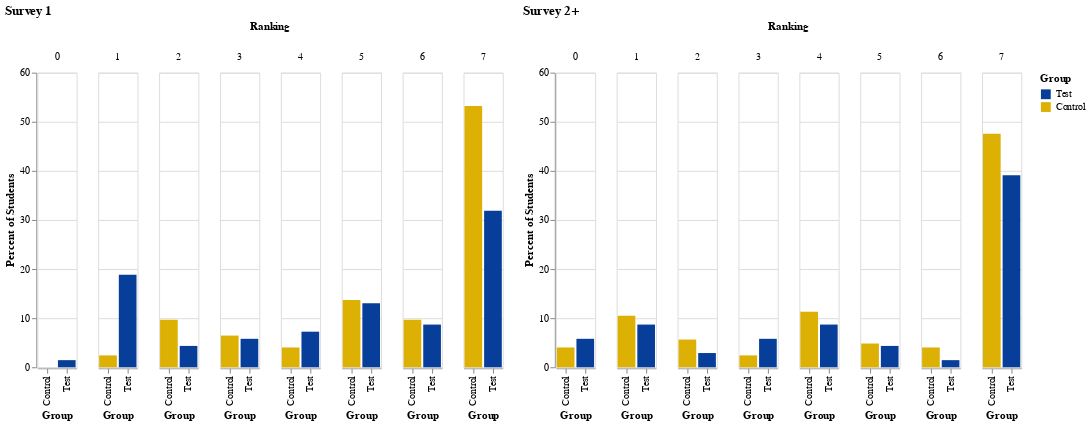

The code cell stored with this chart in its notebook:
### Code cell
# Altair plot

S1_46_1 = pd.DataFrame({'Group': ['Test','Test','Test','Test','Test','Test','Test','Test',
                                  'Control','Control','Control','Control','Control','Control','Control','Control'],
                        'Ranking': ['0','1','2','3','4','5','6','7',
                                   '0','1','2','3','4','5','6','7'],
                       'Percent of Students': [1.4492753623188406, 18.84057971014493, 4.3478260869565215, 5.797101449275362, 7.246376811594203, 13.043478260869565, 8.695652173913043, 31.88405797101449,
                                              0.0, 2.4193548387096775, 9.67741935483871, 6.451612903225806, 4.032258064516129, 13.709677419354838, 9.67741935483871, 53.2258064516129]})

S2_46_1 = pd.DataFrame({'Group': ['Test','Test','Test','Test','Test','Test','Test','Test',
                                  'Control','Control','Control','Control','Control','Control','Control','Control'],
                        'Ranking': ['0','1','2','3','4','5','6','7',
                                   '0','1','2','3','4','5','6','7'],
                       'Percent of Students': [5.797101449275362, 8.695652173913043, 2.898550724637681, 5.797101449275362, 8.695652173913043, 4.3478260869565215, 1.4492753623188406, 39.130434782608695,
                                              4.032258064516129, 10.483870967741936, 5.64516129032258, 2.4193548387096775, 11.29032258064516, 4.838709677419355, 4.032258064516129, 47.58064516129033]})

y_min = 0
y_max = 60

selection = alt.selection_multi(fields=['Group'], bind='legend')

chart1 = alt.Chart(S1_46_1).mark_bar().encode(
    column='Ranking',
    x='Group',
    y=alt.Y('Percent of Students', scale=alt.Scale(domain=[y_min, y_max])),
    color=alt.Color('Group', scale=alt.Scale(domain=['Test','Control'], range=['#063e99','#DCB103'])),
    opacity=alt.condition(selection, alt.value(1), alt.value(0.05))
).add_selection(selection).properties(title='Survey 1')


chart2 = alt.Chart(S2_46_1).mark_bar().encode(
    column='Ranking',
    x='Group',
    y=alt.Y('Percent of Students', scale=alt.Scale(domain=[y_min, y_max])),
    color=alt.Color('Group', scale=alt.Scale(domain=['Test','Control'], range=['#063e99','#DCB103'])),
    opacity=alt.condition(selection, alt.value(1), alt.value(0.05))
).add_selection(selection).properties(title='Survey 2+')

chart1 | chart2

### Figure 1 — Vega-Lite specification as saved in the notebook (floating-point values rounded to 4 significant figures)
{"config": {"view": {"continuousWidth": 400, "continuousHeight": 300}}, "hconcat": [{"data": {"name": "data-8139b55fe47e99373631cfc2b3ad5ef5"}, "mark": "bar", "encoding": {"color": {"type": "nominal", "field": "Group", "scale": {"domain": ["Test", "Control"], "range": ["#063e99", "#DCB103"]}}, "column": {"type": "nominal", "field": "Ranking"}, "opacity": {"condition": {"value": 1, "selection": "selector002"}, "value": 0.05}, "x": {"type": "nominal", "field": "Group"}, "y": {"type": "quantitative", "field": "Percent of Students", "scale": {"domain": [0, 60]}}}, "selection": {"selector002": {"type": "multi", "fields": ["Group"], "bind": "legend"}}, "title": "Survey 1"}, {"data": {"name": "data-d28f966ac9b16e48ea1aa00783757068"}, "mark": "bar", "encoding": {"color": {"type": "nominal", "field": "Group", "scale": {"domain": ["Test", "Control"], "range": ["#063e99", "#DCB103"]}}, "column": {"type": "nominal", "field": "Ranking"}, "opacity": {"condition": {"value": 1, "selection": "selector002"}, "value": 0.05}, "x": {"type": "nominal", "field": "Group"}, "y": {"type": "quantitative", "field": "Percent of Students", "scale": {"domain": [0, 60]}}}, "selection": {"selector002": {"type": "multi", "fields": ["Group"], "bind": "legend"}}, "title": "Survey 2+"}], "$schema": "https://vega.github.io/schema/vega-lite/v4.8.1.json", "datasets": {"data-8139b55fe47e99373631cfc2b3ad5ef5": [{"Group": "Test", "Ranking": "0", "Percent of Students": 1.449}, {"Group": "Test", "Ranking": "1", "Percent of Students": 18.84}, {"Group": "Test", "Ranking": "2", "Percent of Students": 4.348}, {"Group": "Test", "Ranking": "3", "Percent of Students": 5.797}, {"Group": "Test", "Ranking": "4", "Percent of Students": 7.246}, {"Group": "Test", "Ranking": "5", "Percent of Students": 13.04}, {"Group": "Test", "Ranking": "6", "Percent of Students": 8.696}, {"Group": "Test", "Ranking": "7", "Percent of Students": 31.88}, {"Group": "Control", "Ranking": "0", "Percent of Students": 0.0}, {"Group": "Control", "Ranking": "1", "Percent of Students": 2.419}, {"Group": "Control", "Ranking": "2", "Percent of Students": 9.677}, {"Group": "Control", "Ranking": "3", "Percent of Students": 6.452}, {"Group": "Control", "Ranking": "4", "Percent of Students": 4.032}, {"Group": "Control", "Ranking": "5", "Percent of Students": 13.71}, {"Group": "Control", "Ranking": "6", "Percent of Students": 9.677}, {"Group": "Control", "Ranking": "7", "Percent of Students": 53.23}], "data-d28f966ac9b16e48ea1aa00783757068": [{"Group": "Test", "Ranking": "0", "Percent of Students": 5.797}, {"Group": "Test", "Ranking": "1", "Percent of Students": 8.696}, {"Group": "Test", "Ranking": "2", "Percent of Students": 2.899}, {"Group": "Test", "Ranking": "3", "Percent of Students": 5.797}, {"Group": "Test", "Ranking": "4", "Percent of Students": 8.696}, {"Group": "Test", "Ranking": "5", "Percent of Students": 4.348}, {"Group": "Test", "Ranking": "6", "Percent of Students": 1.449}, {"Group": "Test", "Ranking": "7", "Percent of Students": 39.13}, {"Group": "Control", "Ranking": "0", "Percent of Students": 4.032}, {"Group": "Control", "Ranking": "1", "Percent of Students": 10.48}, {"Group": "Control", "Ranking": "2", "Percent of Students": 5.645}, {"Group": "Control", "Ranking": "3", "Percent of Students": 2.419}, {"Group": "Control", "Ranking": "4", "Percent of Students": 11.29}, {"Group": "Control", "Ranking": "5", "Percent of Students": 4.839}, {"Group": "Control", "Ranking": "6", "Percent of Students": 4.032}, {"Group": "Control", "Ranking": "7", "Percent of Students": 47.58}]}}
